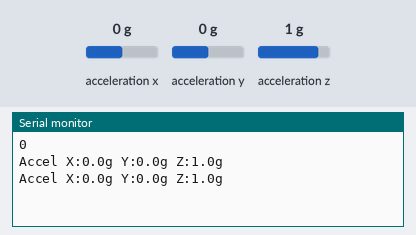
A sketch run on a simulated Raspberry Pi Pico. Shown: the last lines printed to the serial monitor. The inputs (shaded band) are chosen by the test bench; at power-on: acceleration x 0 g, acceleration y 0 g, acceleration z 1 g.

Above: at 2.8 s.
2.9 s: acceleration x set to -1.4 g
At 4.7 s:
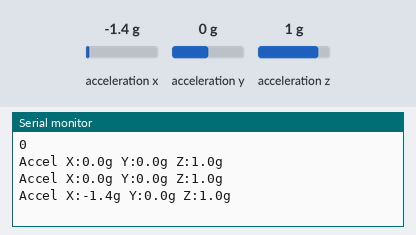
5.6 s: acceleration y set to -1.4 g
At 7.4 s:
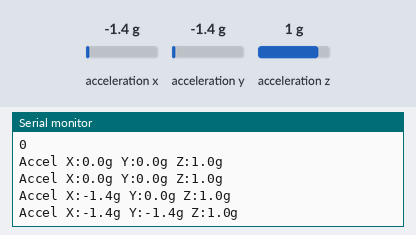
8.3 s: acceleration z set to -1.4 g
At 10.5 s:
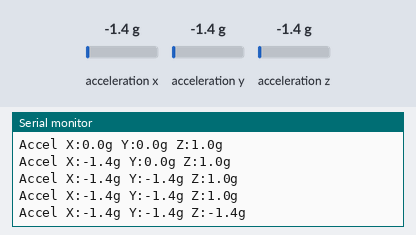

The sketch:

mma8452_arduino.ino
```cpp
// MMA8452 Sensor Example

#include <Wire.h>
#include "SparkFun_MMA8452Q.h"

MMA8452Q sensor;

// Initialization
void setup() {
  while(!Serial) {
    delay(100);
  }
  Serial.begin(115200);
  Wire.setSDA(16);
  Wire.setSCL(17);
  Wire.begin();
  sensor.begin(Wire, 0x1C);
  Serial.println(sensor.readID());
}

// Main Loop
void loop() {
  if (sensor.available()) {
    Serial.print ("Accel X:");
    Serial.print (sensor.getCalculatedX(), 1);
    Serial.print ("g Y:");
    Serial.print (sensor.getCalculatedY(), 1);
    Serial.print ("g Z:");
    Serial.print (sensor.getCalculatedZ(), 1);
    Serial.println ("g");
    delay(2000);
  }
}
```

Measured:
- after the input at 2.9 s, the serial monitor: prints a new line after 1.1 s (image 1)
- after the input at 5.6 s, the serial monitor: prints a new line after 0.40 s (image 2)
- after the input at 8.3 s, the serial monitor: prints a new line after 1.7 s (image 3)
